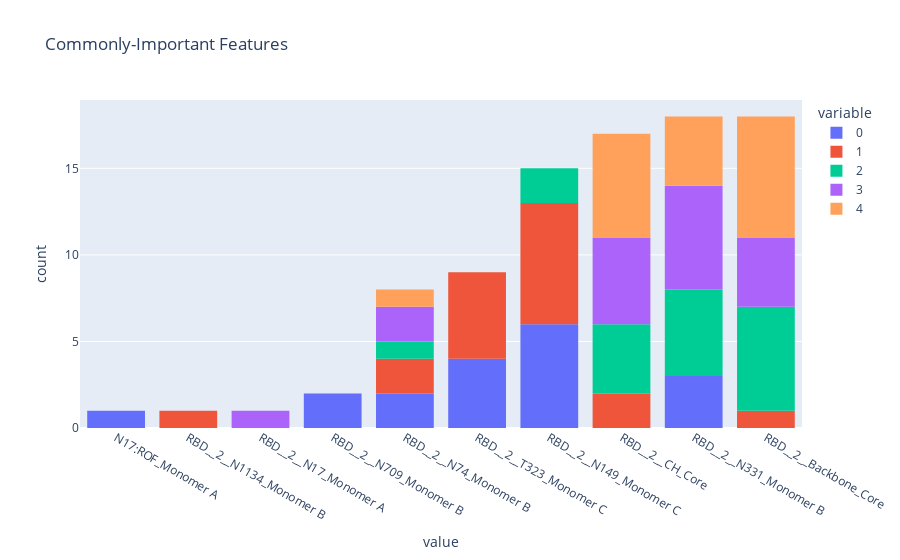

Source (notebook cell):
### Code cell
px.histogram(top_feats,title='Commonly-Important Features').update_xaxes(categoryorder='total ascending')

### Figure 1 — Plotly figure (JSON) as saved in the notebook; plotly's stock layout.template omitted (floating-point values rounded to 4 significant figures)
{"data": [{"alignmentgroup": "True", "bingroup": "x", "hovertemplate": "variable=0<br>value=%{x}<br>count=%{y}<extra></extra>", "legendgroup": "0", "marker": {"color": "#636efa", "pattern": {"shape": ""}}, "name": "0", "offsetgroup": "0", "orientation": "v", "showlegend": true, "type": "histogram", "x": ["RBD__2__N331_Monomer B", "RBD__2__N149_Monomer C", "N17:ROF_Monomer A", "RBD__2__N149_Monomer C", "RBD__2__N709_Monomer B", "RBD__2__N709_Monomer B", "RBD__2__N149_Monomer C", "RBD__2__N74_Monomer B", "RBD__2__T323_Monomer C", "RBD__2__N331_Monomer B", "RBD__2__T323_Monomer C", "RBD__2__T323_Monomer C", "RBD__2__N331_Monomer B", "RBD__2__N149_Monomer C", "RBD__2__T323_Monomer C", "RBD__2__N149_Monomer C", "RBD__2__N149_Monomer C", "RBD__2__N74_Monomer B"], "xaxis": "x", "yaxis": "y"}, {"alignmentgroup": "True", "bingroup": "x", "hovertemplate": "variable=1<br>value=%{x}<br>count=%{y}<extra></extra>", "legendgroup": "1", "marker": {"color": "#EF553B", "pattern": {"shape": ""}}, "name": "1", "offsetgroup": "1", "orientation": "v", "showlegend": true, "type": "histogram", "x": ["RBD__2__T323_Monomer C", "RBD__2__T323_Monomer C", "RBD__2__N149_Monomer C", "RBD__2__N74_Monomer B", "RBD__2__N1134_Monomer B", "RBD__2__CH_Core", "RBD__2__N74_Monomer B", "RBD__2__T323_Monomer C", "RBD__2__CH_Core", "RBD__2__N149_Monomer C", "RBD__2__N149_Monomer C", "RBD__2__N149_Monomer C", "RBD__2__N149_Monomer C", "RBD__2__T323_Monomer C", "RBD__2__N149_Monomer C", "RBD__2__Backbone_Core", "RBD__2__T323_Monomer C", "RBD__2__N149_Monomer C"], "xaxis": "x", "yaxis": "y"}, {"alignmentgroup": "True", "bingroup": "x", "hovertemplate": "variable=2<br>value=%{x}<br>count=%{y}<extra></extra>", "legendgroup": "2", "marker": {"color": "#00cc96", "pattern": {"shape": ""}}, "name": "2", "offsetgroup": "2", "orientation": "v", "showlegend": true, "type": "histogram", "x": ["RBD__2__N74_Monomer B", "RBD__2__Backbone_Core", "RBD__2__N331_Monomer B", "RBD__2__N331_Monomer B", "RBD__2__Backbone_Core", "RBD__2__N149_Monomer C", "RBD__2__Backbone_Core", "RBD__2__CH_Core", "RBD__2__N149_Monomer C", "RBD__2__Backbone_Core", "RBD__2__Backbone_Core", "RBD__2__N331_Monomer B", "RBD__2__Backbone_Core", "RBD__2__N331_Monomer B", "RBD__2__CH_Core", "RBD__2__N331_Monomer B", "RBD__2__CH_Core", "RBD__2__CH_Core"], "xaxis": "x", "yaxis": "y"}, {"alignmentgroup": "True", "bingroup": "x", "hovertemplate": "variable=3<br>value=%{x}<br>count=%{y}<extra></extra>", "legendgroup": "3", "marker": {"color": "#ab63fa", "pattern": {"shape": ""}}, "name": "3", "offsetgroup": "3", "orientation": "v", "showlegend": true, "type": "histogram", "x": ["RBD__2__Backbone_Core", "RBD__2__N331_Monomer B", "RBD__2__CH_Core", "RBD__2__N17_Monomer A", "RBD__2__CH_Core", "RBD__2__N331_Monomer B", "RBD__2__CH_Core", "RBD__2__Backbone_Core", "RBD__2__N331_Monomer B", "RBD__2__CH_Core", "RBD__2__N331_Monomer B", "RBD__2__CH_Core", "RBD__2__N74_Monomer B", "RBD__2__Backbone_Core", "RBD__2__N331_Monomer B", "RBD__2__N74_Monomer B", "RBD__2__Backbone_Core", "RBD__2__N331_Monomer B"], "xaxis": "x", "yaxis": "y"}, {"alignmentgroup": "True", "bingroup": "x", "hovertemplate": "variable=4<br>value=%{x}<br>count=%{y}<extra></extra>", "legendgroup": "4", "marker": {"color": "#FFA15A", "pattern": {"shape": ""}}, "name": "4", "offsetgroup": "4", "orientation": "v", "showlegend": true, "type": "histogram", "x": ["RBD__2__CH_Core", "RBD__2__CH_Core", "RBD__2__Backbone_Core", "RBD__2__Backbone_Core", "RBD__2__N331_Monomer B", "RBD__2__Backbone_Core", "RBD__2__N331_Monomer B", "RBD__2__N331_Monomer B", "RBD__2__Backbone_Core", "RBD__2__N74_Monomer B", "RBD__2__CH_Core", "RBD__2__Backbone_Core", "RBD__2__CH_Core", "RBD__2__CH_Core", "RBD__2__Backbone_Core", "RBD__2__CH_Core", "RBD__2__N331_Monomer B", "RBD__2__Backbone_Core"], "xaxis": "x", "yaxis": "y"}], "layout": {"barmode": "relative", "legend": {"title": {"text": "variable"}, "tracegroupgap": 0}, "title": {"text": "Commonly-Important Features"}, "xaxis": {"anchor": "y", "categoryorder": "total ascending", "domain": [0, 1], "title": {"text": "value"}}, "yaxis": {"anchor": "x", "domain": [0, 1], "title": {"text": "count"}}}}
